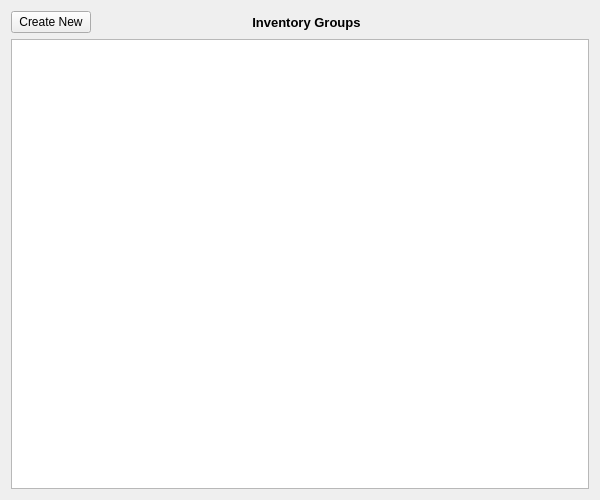
<?xml version="1.0" encoding="UTF-8"?>
<ui version="4.0">
 <class>inventorygroup</class>
 <widget class="QWidget" name="inventorygroup">
  <property name="geometry">
   <rect>
    <x>0</x>
    <y>0</y>
    <width>600</width>
    <height>500</height>
   </rect>
  </property>
  <property name="windowTitle">
   <string>Form</string>
  </property>
  <layout class="QGridLayout" name="gridLayout">
   <item row="0" column="0">
    <layout class="QHBoxLayout" name="horizontalLayout">
     <item>
      <widget class="QPushButton" name="createNewPushButton">
       <property name="sizePolicy">
        <sizepolicy hsizetype="Fixed" vsizetype="Fixed">
         <horstretch>0</horstretch>
         <verstretch>0</verstretch>
        </sizepolicy>
       </property>
       <property name="text">
        <string>Create New</string>
       </property>
      </widget>
     </item>
     <item alignment="Qt::AlignHCenter">
      <widget class="QLabel" name="titleLabel">
       <property name="font">
        <font>
         <pointsize>10</pointsize>
         <weight>75</weight>
         <bold>true</bold>
        </font>
       </property>
       <property name="text">
        <string>Inventory Groups                    </string>
       </property>
       <property name="alignment">
        <set>Qt::AlignCenter</set>
       </property>
      </widget>
     </item>
    </layout>
   </item>
   <item row="1" column="0">
    <widget class="QTableView" name="tableView">
     <property name="selectionBehavior">
      <enum>QAbstractItemView::SelectRows</enum>
     </property>
    </widget>
   </item>
  </layout>
 </widget>
 <resources/>
 <connections/>
</ui>
